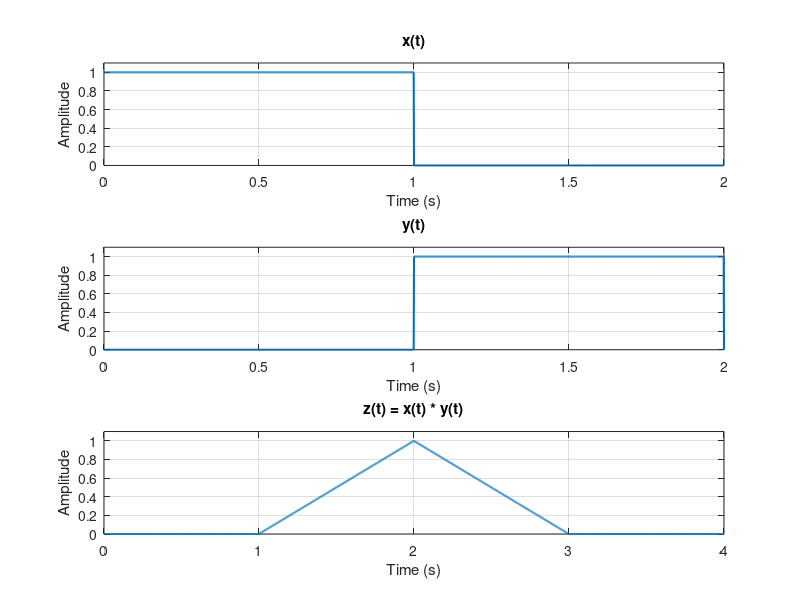

Source code (MATLAB):
%% *Basics of Signal Processing - Convolution Operator*
%% Clear the workspace
close all;
clear;
clc;

%% Convolution Operator
% The convolution operator is a very important operator in signal processing.
% It is used to filter signals and to find the impulse response of systems.
% The convolution of two signals $x(t)$ and $y(t)$ is defined as
%
% $$x(t) * y(t) = \int_{-\infty}^{\infty} x(\tau) y(t-\tau) d\tau$$
%
% * The convolution operator is commutative, i.e. $x(t) * y(t) = y(t) * x(t)$.
% * It is also associative, i.e. $(x(t) * y(t)) * z(t) = x(t) * (y(t) * z(t))$.
% * The convolution operator is linear, i.e. $a x(t) * y(t) + b z(t) * y(t) = a (x(t) + b z(t)) * y(t)$.
%
% The convolution operator is implemented in MATLAB as |conv|.
% The following example shows the convolution of two rectangular pulses.
fs = 1000; % Sampling frequency
Ts = 1 / fs; % Sampling time
t = 0:Ts:2; % Time axis
xt = rectpuls(t - 0.5, 1); % Rectangular pulse x(t)
yt = rectpuls(t - 1.5, 1); % Rectangular pulse y(t)
zt = conv(xt, yt) * Ts; % Convolution of xt and yt
tz = 0:Ts:4; % Time axis
figure('Name', 'Convolution Operator');
subplot(3, 1, 1);
plot(t, xt, 'LineWidth', 1.5);
title('x(t)');
xlabel('Time (s)');
ylabel('Amplitude');
ylim([0 1.1]);
grid on;
subplot(3, 1, 2);
plot(t, yt, 'LineWidth', 1.5);
title('y(t)');
xlabel('Time (s)');
ylabel('Amplitude');
ylim([0 1.1]);
grid on;
subplot(3, 1, 3);
plot(tz, zt, 'LineWidth', 1.5);
title('z(t) = x(t) * y(t)');
xlabel('Time (s)');
ylabel('Amplitude');
ylim([0 1.1]);
grid on;

%% Convolution of Signals with Different Lengths
% |conv| function in MATLAB has another syntax which is |conv(x, y, 'same')|.
% This syntax returns the central part of the convolution with the same length
% as the first input signal.
% The following example shows the convolution of two rectangular pulses with
% different lengths.
